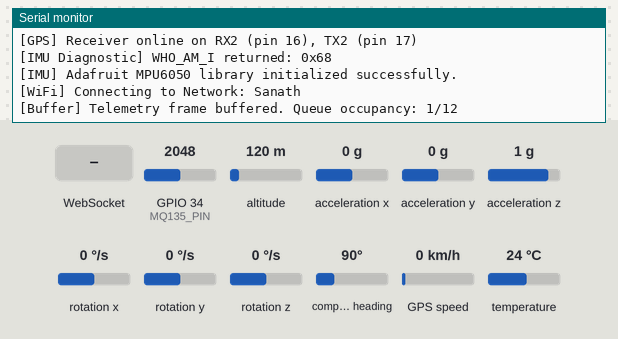
Simulated run of this sketch. Board: ESP32. Shown: the last lines printed to the serial monitor. Wiring (inferred from the names in the program): MPU-6050 motion sensor at I2C address 0x68. The inputs (shaded band) are chosen by the test bench; at power-on: GPIO 34 (MQ135_PIN) = 2048, altitude 120 m, acceleration x 0 g, acceleration y 0 g, acceleration z 1 g, rotation x 0 °/s, rotation y 0 °/s, rotation z 0 °/s, compass heading 90°, GPS speed 0 km/h, temperature 24 °C. WiFi joins after 1.5 s; servers stay silent unless stated; the GPS gets a fix after 3 s at 37.7749, -122.4194 with 8 satellites.

Above: at 2.3 s.
2.4 s: WebSocket text "RESET_ACCIDENT" received
At 3.4 s:
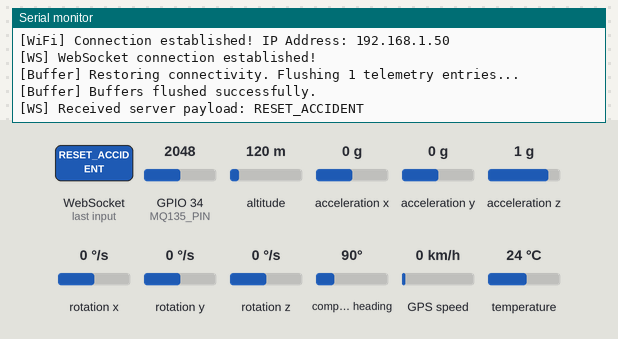
4.1 s: WebSocket text "1" received
At 4.4 s:
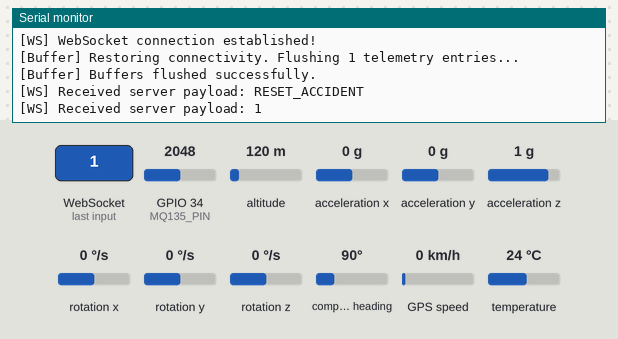

Measured:
- after the input at 2.4 s, the serial monitor: prints a new line after 0.21 s (image 1)
- after the input at 4.1 s, the serial monitor: prints a new line at once (image 2)

The sketch:

esp32_firmware.ino
```cpp
/*
 * AEGIS SMART HELMET FIRMWARE (ESP32)
 *
 * Hardware Pin Connections:
 * 1. MPU6050 (I2C):
 *    - VCC -> 3.3V
 *    - GND -> GND
 *    - SDA -> GPIO 21 (I2C SDA on ESP32)
 *    - SCL -> GPIO 22 (I2C SCL on ESP32)
 *
 * 2. NEO-6M GPS Module (HardwareSerial2):
 *    - VCC -> 3.3V / 5V
 *    - GND -> GND
 *    - TXD -> GPIO 16 (ESP32 RX2 Pin)
 *    - RXD -> GPIO 17 (ESP32 TX2 Pin)
 *
 * 3. MQ135 Gas Sensor (Analog ADC):
 *    - VCC -> 5V
 *    - GND -> GND
 *    - AOUT -> GPIO 34 (ADC1 channel, analog reading)
 *
 * Required Arduino Libraries:
 * - Adafruit MPU6050 (by Adafruit)
 * - Adafruit Unified Sensor (by Adafruit)
 * - TinyGPS++ (by Mikal Hart)
 * - WebSockets (by Markus Sattler)
 * - ArduinoJson (by Benoit Blanchon)
 */

#include <WiFi.h>
#include <Wire.h>
#include <Adafruit_MPU6050.h>
#include <Adafruit_Sensor.h>
#include <TinyGPS++.h>
#include <WebSocketsClient.h>
#include <ArduinoJson.h>

// ==========================================
// CONFIGURATION VARIABLES
// ==========================================
const char* ssid = "Sanath";          // Change to your WiFi Network Name
const char* password = "Sanath012";  // Change to your WiFi Password

const char* server_host = "10.99.126.125";    // Change to your backend server's IP address
const int server_port = 3000;                 // Server listening port (port 3000)

#define MQ135_PIN 34                          // MQ135 Analog Pin
#define ACCEL_THRESHOLD_G 4.5                 // Accident threshold in G's
#define ACCIDENT_LATCH_MS 8000                // Latch duration (8 seconds)
#define TELEMETRY_INTERVAL_MS 2000            // Send telemetry every 2 seconds
#define GPS_STALENESS_MS 30000                // GPS staleness timeout (30 seconds)

// ==========================================
// SYSTEM STATE OBJECTS
// ==========================================
Adafruit_MPU6050 mpu;
TinyGPSPlus gps;
WebSocketsClient webSocket;

// GPS Tracking variables
double gps_lat = 0.0;
double gps_lng = 0.0;
float gps_speed = 0.0;
bool gps_valid = false;
unsigned long last_valid_gps_time = 0;

// Accident Detection state
bool accident_detected = false;
unsigned long accident_latch_start = 0;
bool use_raw_i2c = false;

// Reconnection Timers with Exponential Backoff
unsigned long last_wifi_reconnect_attempt = 0;
unsigned long wifi_backoff_delay = 10000;       // Start at 10s (gives initial connection time)

unsigned long last_ws_reconnect_attempt = 0;
unsigned long ws_backoff_delay = 1000;         // Start at 1s
bool ws_connected = false;

// General Timing
unsigned long last_telemetry_time = 0;

// ==========================================
// OFFLINE TELEMETRY CIRCULAR BUFFER
// ==========================================
struct TelemetryFrame {
  float ax, ay, az;
  float gx, gy, gz;
  double lat, lng;
  float speed;
  bool gps_valid;
  int gas_ppm;
  bool accident;
  unsigned long timestamp; // Relative time reference on device
};

// Helper: Raw I2C reader for MPU6050 clone/alternative sensors
bool readRawIMU(sensors_event_t &a, sensors_event_t &g) {
  Wire.beginTransmission(0x68);
  Wire.write(0x3B); // starting register for Accel/Gyro data
  if (Wire.endTransmission(false) != 0) return false;

  if (Wire.requestFrom(0x68, 14) != 14) return false;

  int16_t raw_ax = (Wire.read() << 8) | Wire.read();
  int16_t raw_ay = (Wire.read() << 8) | Wire.read();
  int16_t raw_az = (Wire.read() << 8) | Wire.read();
  int16_t raw_temp = (Wire.read() << 8) | Wire.read();
  int16_t raw_gx = (Wire.read() << 8) | Wire.read();
  int16_t raw_gy = (Wire.read() << 8) | Wire.read();
  int16_t raw_gz = (Wire.read() << 8) | Wire.read();

  // Convert raw values to m/s^2 and rad/s
  // Accel sensitivity: +/- 8G maps to 4096 LSB/g
  a.acceleration.x = ((float)raw_ax / 4096.0) * 9.81;
  a.acceleration.y = ((float)raw_ay / 4096.0) * 9.81;
  a.acceleration.z = ((float)raw_az / 4096.0) * 9.81;

  // Gyro sensitivity: +/- 500 deg/s maps to 65.5 LSB/(deg/s). Convert to rad/s
  g.gyro.x = ((float)raw_gx / 65.5) * 0.0174533;
  g.gyro.y = ((float)raw_gy / 65.5) * 0.0174533;
  g.gyro.z = ((float)raw_gz / 65.5) * 0.0174533;

  return true;
}

#define BUFFER_SIZE 12
TelemetryFrame offlineBuffer[BUFFER_SIZE];
int bufferHead = 0;
int bufferTail = 0;
int bufferCount = 0;

// Store a packet in queue
void pushToBuffer(TelemetryFrame frame) {
  offlineBuffer[bufferHead] = frame;
  bufferHead = (bufferHead + 1) % BUFFER_SIZE;

  if (bufferCount < BUFFER_SIZE) {
    bufferCount++;
  } else {
    // Buffer overflow: drop oldest by advancing tail index
    bufferTail = (bufferTail + 1) % BUFFER_SIZE;
    Serial.println("[Buffer] Queue overflow, oldest frame overwritten.");
  }
  Serial.printf("[Buffer] Telemetry frame buffered. Queue occupancy: %d/%d\n", bufferCount, BUFFER_SIZE);
}

// Retrieve oldest packet from queue
bool popFromBuffer(TelemetryFrame &frame) {
  if (bufferCount == 0) return false;
  frame = offlineBuffer[bufferTail];
  bufferTail = (bufferTail + 1) % BUFFER_SIZE;
  bufferCount--;
  return true;
}

// ==========================================
// SYSTEM INITIALIZATION
// ==========================================
void setup() {
  Serial.begin(115200);
  delay(1000);
  Serial.println("\n--- AEGIS SMART HELMET CONTROLLER ---");

  // 1. Initialize MQ135 Pin
  pinMode(MQ135_PIN, INPUT);

  // 2. Initialize Neo-6M GPS on HardwareSerial2
  // Pins on ESP32: RX=16, TX=17
  Serial2.begin(9600, SERIAL_8N1, 16, 17);
  Serial.println("[GPS] Receiver online on RX2 (pin 16), TX2 (pin 17)");

  // 3. Initialize MPU6050
  Wire.begin();
  delay(100);

  // Quick WHO_AM_I test
  Wire.beginTransmission(0x68);
  Wire.write(0x75);
  Wire.endTransmission(false);
  Wire.requestFrom(0x68, 1);
  byte who_am_i = Wire.read();
  Serial.printf("[IMU Diagnostic] WHO_AM_I returned: 0x%02X\n", who_am_i);

  if (mpu.begin(0x68)) {
    Serial.println("[IMU] Adafruit MPU6050 library initialized successfully.");
    mpu.setAccelerometerRange(MPU6050_RANGE_8_G);
    mpu.setGyroRange(MPU6050_RANGE_500_DEG);
    mpu.setFilterBandwidth(MPU6050_BAND_21_HZ);
    use_raw_i2c = false;
  } else {
    Serial.println("[IMU Warning] Adafruit library init failed. Setting up raw I2C fallback mode...");

    // Manual Wake-up & Configuration
    Wire.beginTransmission(0x68);
    Wire.write(0x6B); // PWR_MGMT_1 register
    Wire.write(0x00); // Wake up
    Wire.endTransmission();
    delay(50);

    Wire.beginTransmission(0x68);
    Wire.write(0x1C); // ACCEL_CONFIG register
    Wire.write(0x10); // +/- 8G
    Wire.endTransmission();

    Wire.beginTransmission(0x68);
    Wire.write(0x1B); // GYRO_CONFIG register
    Wire.write(0x08); // +/- 500 deg/s
    Wire.endTransmission();

    use_raw_i2c = true;
    Serial.println("[IMU] Raw I2C configuration complete. Falling back to manual register reads.");
  }

  // 4. Connect WiFi
  initWiFi();

  // 5. Initialize WebSockets client
  initWebSocket();
}

// ==========================================
// WIFI & WEBSOCKET SETUP
// ==========================================
void initWiFi() {
  Serial.printf("[WiFi] Connecting to Network: %s\n", ssid);
  WiFi.mode(WIFI_STA);
  WiFi.begin(ssid, password);

  // Note: Non-blocking WiFi connection is handled in loop, here we trigger initial request
}

bool wifi_connected_flag = false;

void handleWiFiConnection() {
  if (WiFi.status() == WL_CONNECTED) {
    if (!wifi_connected_flag) {
      Serial.print("[WiFi] Connection established! IP Address: ");
      Serial.println(WiFi.localIP());
      wifi_connected_flag = true;
    }
    // Reset backoff once connected
    wifi_backoff_delay = 10000;
    return;
  }

  if (wifi_connected_flag) {
    Serial.println("[WiFi] Connection lost. Reconnecting...");
    wifi_connected_flag = false;
  }

  unsigned long current_time = millis();
  if (current_time - last_wifi_reconnect_attempt >= wifi_backoff_delay) {
    last_wifi_reconnect_attempt = current_time;

    Serial.println("[WiFi] Connection disconnected. Retrying...");
    WiFi.disconnect();
    delay(100);
    WiFi.begin(ssid, password);

    // Exponential backoff scaling up to 120 seconds
    wifi_backoff_delay = min(wifi_backoff_delay * 2, 120000UL);
    Serial.printf("[WiFi] Reconnect retry backoff set to: %d seconds\n", wifi_backoff_delay / 1000);
  }
}

void initWebSocket() {
  webSocket.begin(server_host, server_port, "/esp32");
  webSocket.onEvent(webSocketEvent);
}

void webSocketEvent(WStype_t type, uint8_t * payload, size_t length) {
  switch(type) {
    case WStype_DISCONNECTED:
      Serial.println("[WS] WebSocket connection disconnected.");
      ws_connected = false;
      break;

    case WStype_CONNECTED:
      Serial.println("[WS] WebSocket connection established!");
      ws_connected = true;
      ws_backoff_delay = 1000; // Reset websocket backoff on success

      // Flush offline buffers
      flushOfflineData();
      break;

    case WStype_TEXT:
      {
        Serial.printf("[WS] Received server payload: %s\n", payload);

        // Parse incoming commands from the backend server
        JsonDocument doc;
        DeserializationError error = deserializeJson(doc, payload);
        if (!error) {
          const char* commandType = doc["type"];
          if (commandType && strcmp(commandType, "RESET_ACCIDENT") == 0) {
            accident_detected = false;
            accident_latch_start = 0;
            Serial.println("[Alert Control] Accident alarm reset by server command!");
          }
        }
      }
      break;

    case WStype_ERROR:
      Serial.println("[WS] Socket error occurred.");
      break;
  }
}

void handleWebSocketConnection() {
  if (WiFi.status() != WL_CONNECTED) {
    ws_connected = false;
    return;
  }

  webSocket.loop();

  if (ws_connected) return;

  unsigned long current_time = millis();
  if (current_time - last_ws_reconnect_attempt >= ws_backoff_delay) {
    last_ws_reconnect_attempt = current_time;

    Serial.println("[WS] Attempting server connection handshake...");
    webSocket.begin(server_host, server_port, "/esp32");

    ws_backoff_delay = min(ws_backoff_delay * 2, 120000UL); // Scale up to 120s
    Serial.printf("[WS] Server reconnect backoff scaled: %d seconds\n", ws_backoff_delay / 1000);
  }
}

// ==========================================
// CORE SENSOR ROUTINES
// ==========================================
void readGPS() {
  // Feed characters to parser
  while (Serial2.available() > 0) {
    gps.encode(Serial2.read());
  }

  // Validate updates
  if (gps.location.isUpdated() && gps.location.isValid()) {
    gps_lat = gps.location.lat();
    gps_lng = gps.location.lng();
    gps_speed = gps.speed.kmph();
    gps_valid = true;
    last_valid_gps_time = millis();
  }

  // Check staleness timeout (30 seconds)
  if (gps_valid && (millis() - last_valid_gps_time > GPS_STALENESS_MS)) {
    gps_valid = false;
    Serial.println("[GPS Warning] GPS signal lost! Data marked as stale.");
  }
}

int readGasPPM() {
  int analogVal = analogRead(MQ135_PIN);

  // Linear scaling mapping 0-4095 to 0-10,000 PPM
  float ppm = map(analogVal, 0, 4095, 0, 10000);
  return constrain((int)ppm, 0, 10000);
}

void checkAccident(sensors_event_t &a) {
  // Convert acceleration magnitudes from m/s^2 into standard Gravity G force:
  float ax_g = a.acceleration.x / 9.81;
  float ay_g = a.acceleration.y / 9.81;
  float az_g = a.acceleration.z / 9.81;

  float total_accel_g = sqrt(ax_g*ax_g + ay_g*ay_g + az_g*az_g);

  // Check collision threshold trigger
  if (total_accel_g >= ACCEL_THRESHOLD_G) {
    if (!accident_detected) {
      Serial.printf("[CRITICAL ALERT] Sudden Impact Detected: %.2f Gs!\n", total_accel_g);
      accident_detected = true;
      // Send WebSocket alert immediately, bypassing standard timer delay
      sendImmediateAccidentAlert();
    }
    accident_latch_start = millis(); // Refresh/reset latch timing window
  }

  // Hysteresis Latching: Reset latch after 8 seconds of normal forces
  if (accident_detected && (millis() - accident_latch_start >= ACCIDENT_LATCH_MS)) {
    if (total_accel_g < ACCEL_THRESHOLD_G) {
      accident_detected = false;
      Serial.println("[Alert Cleared] Impact latch time expired. System normal.");
    }
  }
}

// ==========================================
// TELEMETRY TRANSMISSION & BUFFERING
// ==========================================
TelemetryFrame compileCurrentFrame(sensors_event_t &a, sensors_event_t &g, int gasPpm) {
  TelemetryFrame frame;
  frame.ax = a.acceleration.x / 9.81;
  frame.ay = a.acceleration.y / 9.81;
  frame.az = a.acceleration.z / 9.81;
  frame.gx = g.gyro.x * 57.2958; // convert rad/s to deg/s
  frame.gy = g.gyro.y * 57.2958;
  frame.gz = g.gyro.z * 57.2958;
  frame.lat = gps_lat;
  frame.lng = gps_lng;
  frame.speed = gps_speed;
  frame.gps_valid = gps_valid;
  frame.gas_ppm = gasPpm;
  frame.accident = accident_detected;
  frame.timestamp = millis();
  return frame;
}

String serializeFrame(TelemetryFrame &frame) {
  JsonDocument doc;
  doc["device_id"] = "ESP32_HELMET_01";
  doc["accident"] = frame.accident;
  doc["gas_ppm"] = frame.gas_ppm;
  doc["speed_kmh"] = frame.speed;
  doc["buffered"] = (millis() - frame.timestamp > 1000); // Check if from historical logs

  doc["gps"]["lat"] = frame.lat;
  doc["gps"]["lng"] = frame.lng;
  doc["gps"]["valid"] = frame.gps_valid;
  doc["gps"]["stale"] = !frame.gps_valid;

  doc["mpu"]["ax"] = frame.ax;
  doc["mpu"]["ay"] = frame.ay;
  doc["mpu"]["az"] = frame.az;
  doc["mpu"]["gx"] = frame.gx;
  doc["mpu"]["gy"] = frame.gy;
  doc["mpu"]["gz"] = frame.gz;

  String output;
  serializeJson(doc, output);
  return output;
}

void processTelemetry(sensors_event_t &a, sensors_event_t &g, int gasPpm) {
  unsigned long current_time = millis();
  if (current_time - last_telemetry_time >= TELEMETRY_INTERVAL_MS) {
    last_telemetry_time = current_time;

    TelemetryFrame currentFrame = compileCurrentFrame(a, g, gasPpm);

    if (WiFi.status() == WL_CONNECTED && ws_connected) {
      // Direct stream
      String payload = serializeFrame(currentFrame);
      webSocket.sendTXT(payload);
    } else {
      // Connection offline: cache to circular memory
      pushToBuffer(currentFrame);
    }
  }
}

// Emergency WebSocket bypass
void sendImmediateAccidentAlert() {
  sensors_event_t a, g, temp;
  if (use_raw_i2c) {
    readRawIMU(a, g);
  } else {
    mpu.getEvent(&a, &g, &temp);
  }
  int gasPpm = readGasPPM();

  TelemetryFrame urgentFrame = compileCurrentFrame(a, g, gasPpm);
  urgentFrame.accident = true;

  if (WiFi.status() == WL_CONNECTED && ws_connected) {
    String payload = serializeFrame(urgentFrame);
    webSocket.sendTXT(payload);
    Serial.println("[WS Direct] Critical collision alert dispatched to server.");
  } else {
    pushToBuffer(urgentFrame);
  }
}

// Dispatches queued buffer packets sequentially upon network restoration
void flushOfflineData() {
  if (bufferCount == 0) return;

  Serial.printf("[Buffer] Restoring connectivity. Flushing %d telemetry entries...\n", bufferCount);
  TelemetryFrame oldFrame;

  while (popFromBuffer(oldFrame)) {
    if (WiFi.status() == WL_CONNECTED && ws_connected) {
      String payload = serializeFrame(oldFrame);
      webSocket.sendTXT(payload);
      delay(80); // Small delay to avoid network congestion spikes on reconnect
    } else {
      // Signal fell out midway, re-cache frame
      pushToBuffer(oldFrame);
      break;
    }
  }
  Serial.println("[Buffer] Buffers flushed successfully.");
}

// ==========================================
// CORE LOOP ROUTINE
// ==========================================
void loop() {
  // 1. Maintain Connection States (WiFi + Socket Client)
  handleWiFiConnection();
  handleWebSocketConnection();

  // 2. Read GPS Streams
  readGPS();

  // 3. Collect Sensor Streams
  sensors_event_t a, g, temp;
  if (use_raw_i2c) {
    readRawIMU(a, g);
  } else {
    mpu.getEvent(&a, &g, &temp);
  }
  int gasPpm = readGasPPM();

  // 4. Scan collision conditions
  checkAccident(a);

  // 5. Broadcast telemetry frames based on timers
  processTelemetry(a, g, gasPpm);
}
```
